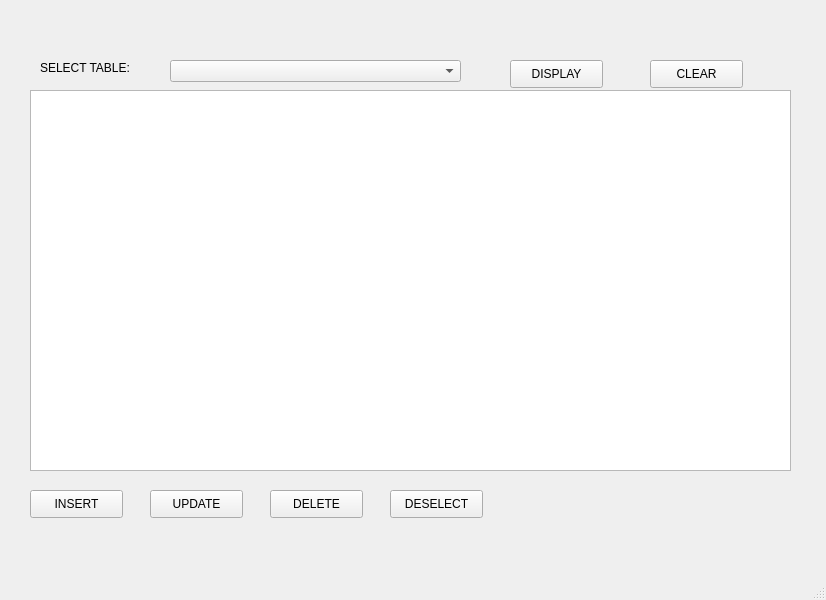
<?xml version="1.0" encoding="UTF-8"?>
<ui version="4.0">
 <class>CazareStudenti</class>
 <widget class="QMainWindow" name="CazareStudenti">
  <property name="geometry">
   <rect>
    <x>0</x>
    <y>0</y>
    <width>826</width>
    <height>600</height>
   </rect>
  </property>
  <property name="minimumSize">
   <size>
    <width>826</width>
    <height>600</height>
   </size>
  </property>
  <property name="maximumSize">
   <size>
    <width>826</width>
    <height>600</height>
   </size>
  </property>
  <property name="acceptDrops">
   <bool>false</bool>
  </property>
  <property name="windowTitle">
   <string>Cazare Studenti</string>
  </property>
  <property name="inputMethodHints">
   <set>Qt::ImhNone</set>
  </property>
  <widget class="QWidget" name="mainWindow">
   <widget class="QPushButton" name="displayTable">
    <property name="geometry">
     <rect>
      <x>510</x>
      <y>60</y>
      <width>93</width>
      <height>28</height>
     </rect>
    </property>
    <property name="text">
     <string>DISPLAY</string>
    </property>
   </widget>
   <widget class="QTableWidget" name="displayWindow">
    <property name="geometry">
     <rect>
      <x>30</x>
      <y>90</y>
      <width>761</width>
      <height>381</height>
     </rect>
    </property>
    <property name="contextMenuPolicy">
     <enum>Qt::DefaultContextMenu</enum>
    </property>
    <property name="autoFillBackground">
     <bool>false</bool>
    </property>
    <property name="midLineWidth">
     <number>1</number>
    </property>
    <property name="sizeAdjustPolicy">
     <enum>QAbstractScrollArea::AdjustToContents</enum>
    </property>
    <property name="dragDropOverwriteMode">
     <bool>false</bool>
    </property>
    <property name="alternatingRowColors">
     <bool>true</bool>
    </property>
    <property name="selectionMode">
     <enum>QAbstractItemView::SingleSelection</enum>
    </property>
    <property name="selectionBehavior">
     <enum>QAbstractItemView::SelectRows</enum>
    </property>
    <property name="textElideMode">
     <enum>Qt::ElideRight</enum>
    </property>
    <property name="rowCount">
     <number>0</number>
    </property>
    <property name="columnCount">
     <number>0</number>
    </property>
   </widget>
   <widget class="QComboBox" name="selectTableBox">
    <property name="geometry">
     <rect>
      <x>170</x>
      <y>60</y>
      <width>291</width>
      <height>22</height>
     </rect>
    </property>
   </widget>
   <widget class="QPushButton" name="insertIntoTable">
    <property name="geometry">
     <rect>
      <x>30</x>
      <y>490</y>
      <width>93</width>
      <height>28</height>
     </rect>
    </property>
    <property name="text">
     <string>INSERT</string>
    </property>
   </widget>
   <widget class="QPushButton" name="updateTable">
    <property name="geometry">
     <rect>
      <x>150</x>
      <y>490</y>
      <width>93</width>
      <height>28</height>
     </rect>
    </property>
    <property name="text">
     <string>UPDATE</string>
    </property>
   </widget>
   <widget class="QPushButton" name="deleteFromTable">
    <property name="geometry">
     <rect>
      <x>270</x>
      <y>490</y>
      <width>93</width>
      <height>28</height>
     </rect>
    </property>
    <property name="text">
     <string>DELETE</string>
    </property>
   </widget>
   <widget class="QLabel" name="selectTable_label">
    <property name="geometry">
     <rect>
      <x>40</x>
      <y>60</y>
      <width>101</width>
      <height>16</height>
     </rect>
    </property>
    <property name="text">
     <string>SELECT TABLE:</string>
    </property>
   </widget>
   <widget class="QPushButton" name="clearDisplay">
    <property name="geometry">
     <rect>
      <x>650</x>
      <y>60</y>
      <width>93</width>
      <height>28</height>
     </rect>
    </property>
    <property name="text">
     <string>CLEAR</string>
    </property>
   </widget>
   <widget class="QPushButton" name="deselect">
    <property name="geometry">
     <rect>
      <x>390</x>
      <y>490</y>
      <width>93</width>
      <height>28</height>
     </rect>
    </property>
    <property name="text">
     <string>DESELECT</string>
    </property>
   </widget>
  </widget>
  <widget class="QMenuBar" name="menubar">
   <property name="geometry">
    <rect>
     <x>0</x>
     <y>0</y>
     <width>826</width>
     <height>26</height>
    </rect>
   </property>
  </widget>
  <widget class="QStatusBar" name="statusbar"/>
 </widget>
 <resources/>
 <connections/>
</ui>
